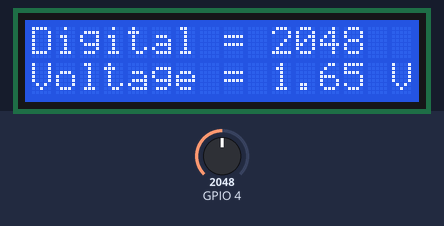
Bench run of a program on a simulated ESP32. On the bench: 16×2 character LCD. Inputs (shaded band) come from the test bench; at power-on: GPIO 4 = 2048.

Above: at 3.2 s.
3.3 s: GPIO 4 set to 2866
At 4.4 s:
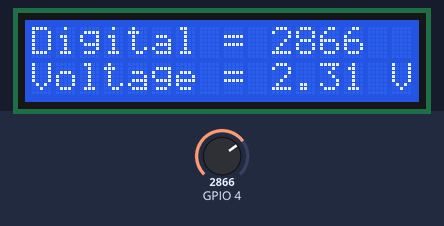
5.2 s: GPIO 4 set to 3603
At 6.5 s:
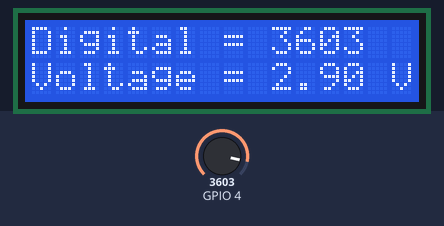
6.8 s: GPIO 4 set to 4095
At 7.7 s:
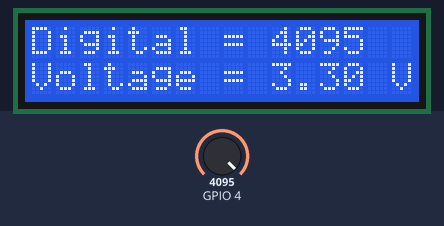
Timing chart, 0 to 9.8 s (numbered marks = the images above; inputs shaded):
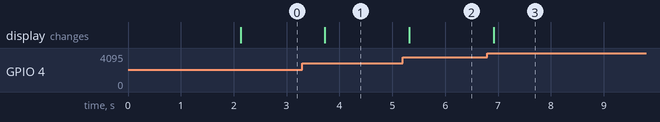

Measured:
- after the input at 3.3 s, the display: changes after 0.42 s (image 1)
- after the input at 5.2 s, the display: changes after 0.12 s (image 2)
- after the input at 6.8 s, the display: changes after 0.12 s (image 3)

The program:

main.cpp
```cpp
/*
 *     Project 09-lcd-8574 - main.cpp
 *
 *     Austral 2023 - Electronica Digital  - EAM
 *
 *     Interfacing LCD 16x2 Display to ESP32 using I2C
 */

//  includes

#include <Arduino.h>

#include <LiquidCrystal_I2C.h>
#include <Wire.h>

//  definitions and macros

#define LOOP_DELAY 500
#define POTE_VOLTAGE 3.3

#define SPLASH0 "I2C LCD en ESP32"
#define SPLASH1 "Austral EDI 2023"

//  Object creation

LiquidCrystal_I2C lcd(0x27, 16, 2); // i2c address, columns, rows

//  Private functions

/*
 *  show_line
 *      Shows one of line with data
 */

static void
show_line(int line, const char *buf)
{
    lcd.setCursor(0, line);
    lcd.print(buf);
}

/*
 *  fill_display:
 *      Clears and shows both lines
 */

static void
fill_display(const char *line0, const char *line1)
{
    lcd.clear();
    show_line(0, line0);
    show_line(1, line1);
}

//  Public functions

void
setup()
{
    lcd.init();
    lcd.backlight();
    fill_display(SPLASH0, SPLASH1);
    delay(2000);
}

void
loop()
{
    int sensorValue;
    float voltage;
    char buff0[30], buff1[30];

    sensorValue = analogRead(ANAIN);                    //  Reads pote convertes value
    voltage = sensorValue * POTE_VOLTAGE / DIVISOR;     //  Converts to voltage

    sprintf(buff0, "Digital = %4d", sensorValue);       //  Format both lines
    sprintf(buff1, "Voltage = %.2f V", voltage);
    fill_display(buff0, buff1);

    delay(LOOP_DELAY);
}
```
